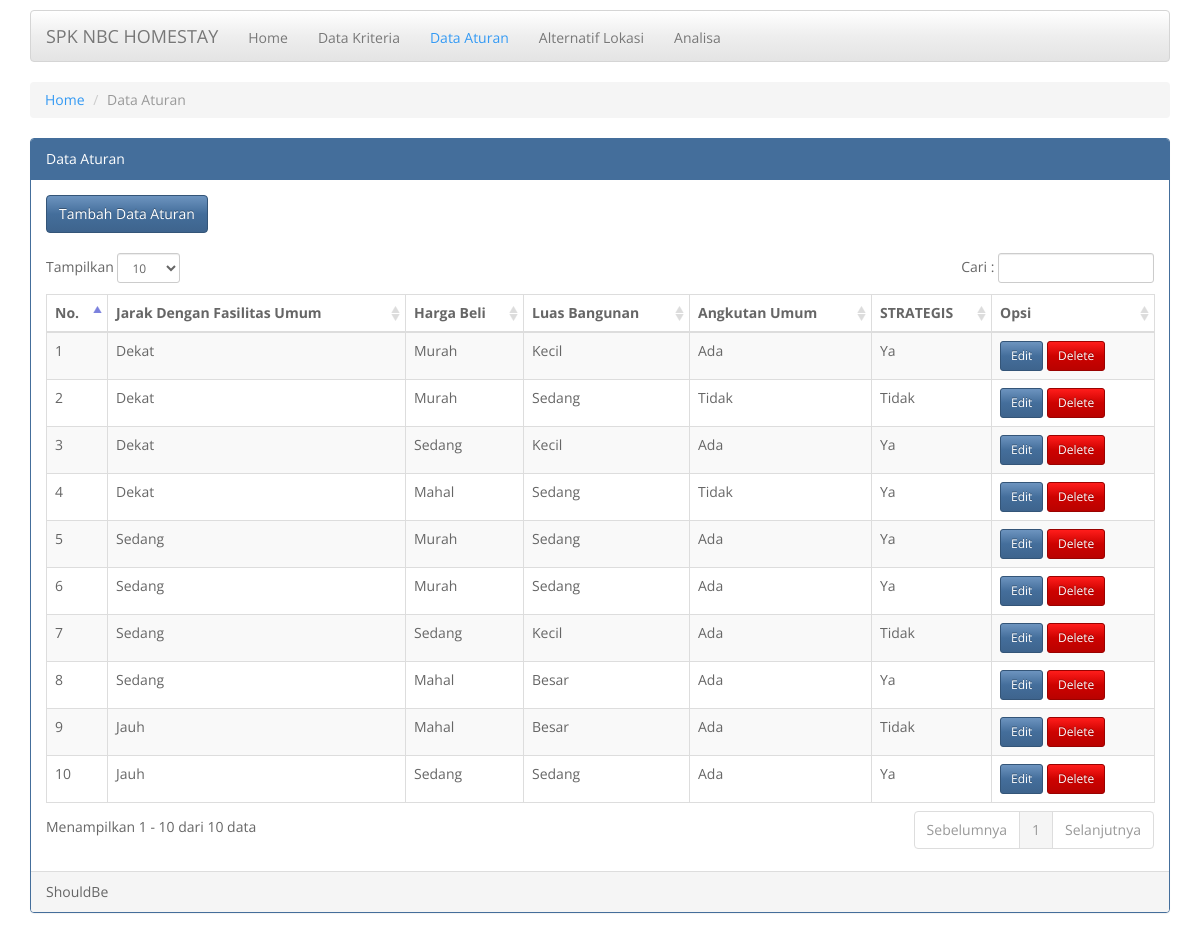
The page /aturan.php on the database its author committed.
### tables this page shows
CREATE TABLE IF NOT EXISTS `kriteria` (
  `id_kriteria` int(11) NOT NULL AUTO_INCREMENT,
  `kriteria` varchar(50) DEFAULT NULL,
  PRIMARY KEY (`id_kriteria`)
);

CREATE TABLE IF NOT EXISTS `aturan` (
  `id_aturan` int(11) NOT NULL AUTO_INCREMENT,
  `k1` varchar(50) DEFAULT NULL,
  `k2` varchar(50) DEFAULT NULL,
  `k3` varchar(50) DEFAULT NULL,
  `k4` varchar(50) DEFAULT NULL,
  `k5` varchar(50) DEFAULT NULL,
  PRIMARY KEY (`id_aturan`)
);

### aturan.php (the view, shortened to what this page needs)
<?php
	include('configdb.php');
?>
<!DOCTYPE html>
<html lang="en"><head><meta http-equiv="Content-Type" content="text/html; charset=UTF-8">
	<link href="ui/css/spacelab.min.css" rel="stylesheet">
	<link rel="stylesheet" type="text/css" href="ui/css/datatables/dataTables.bootstrap.css">
  </head>
  <body>
	<div class="container">
      <nav class="navbar navbar-default">
        <div class="container-fluid">
          <div class="navbar-header">
            <a class="navbar-brand" href="#"><?php echo $_SESSION['judul'];?></a>
          </div>
          <div id="navbar" class="navbar-collapse collapse">
            <ul class="nav navbar-nav">
              <li><a href="index.php">Home</a></li>
              <li><a href="kriteria.php">Data Kriteria</a></li>
              <li class="active"><a href="#">Data Aturan</a></li>
			  <li><a href="alternatif.php">Alternatif Lokasi</a></li>
			  <li><a href="analisa.php">Analisa</a></li>
			</ul>
          </div>
        </div>
      </nav>
		<ol class="breadcrumb">
		  <li><a href="index.php">Home</a></li>
		  <li class="active">Data Aturan</li>
		</ol>
      <div class="panel panel-primary">
		  <div class="panel-heading">Data Aturan</div>
						<?php
							$kriteria = $mysqli->query("select * from kriteria");
							$aturan = $mysqli->query("select * from aturan");
						?>
		  <div class="panel-body table-responsive">
			<a class='btn btn-primary' href='add-aturan.php'> Tambah Data Aturan</a><br /><br />
			<table id="example" class="table table-striped table-bordered" cellspacing="0" width="100%">
			<thead>
				<tr>
					<th>No.</th>
				<?php
					while ($row = $kriteria->fetch_assoc()) {
						echo '<th>'.ucwords($row["kriteria"]).'</th>';
					}
				?>
					<th>Opsi</th>
				</tr>
			</thead>
			<tbody>
										<?php
												$i = 1;
												while ($row = $aturan->fetch_assoc()) {
													echo '<tr>';
													echo '<td>'.$i++.'</td>';
													echo '<td>'.ucwords($row["k1"]).'</td>';
													echo '<td>'.ucwords($row["k2"]).'</td>';
													echo '<td>'.ucwords($row["k3"]).'</td>';
													echo '<td>'.ucwords($row["k4"]).'</td>';
													echo '<td>'.ucwords($row["k5"]).'</td>';
													echo '<td>';
													?>
														  <a href="edit-aturan.php?id=<?php echo $row['id_aturan'];?>" class="btn btn-primary btn-sm"><i class="fa fa-pencil"></i> Edit</a>
														  <a href="del.php?id=<?php echo $row['id_aturan'];?>" onClick="return confirm('Hapus Data Aturan ke-<?php echo $i-1;?> ?');" class="btn btn-danger btn-sm"><i class="fa fa-times"></i> Delete</a></td>
													<?php
													echo '</tr>';
												}
										?>
			</tbody>
			</table>
		  </div>
		  <div class="panel-footer"><?php echo $_SESSION['by'];?><div class="pull-right"></div></div>
		</div>
    </div>
</body></html>

### aturan.php (style rules this page uses)
body { padding-top: 10px; //background-image:url(img/bg_dotted.png); }

### rows shown on the page
kriteria: kriteria "Jarak Dengan Fasilitas Umum"
kriteria: kriteria "Harga Beli"
kriteria: kriteria "Luas Bangunan"
kriteria: kriteria "Angkutan Umum"
kriteria: kriteria "STRATEGIS"
aturan: k1 "Dekat", k2 "Murah", k3 "Kecil", k4 "Ada", k5 "Ya"
aturan: k1 "Dekat", k2 "Murah", k3 "Sedang", k4 "Tidak", k5 "Tidak"
aturan: k1 "Dekat", k2 "Sedang", k3 "Kecil", k4 "Ada", k5 "Ya"
aturan: k1 "Dekat", k2 "Mahal", k3 "Sedang", k4 "Tidak", k5 "Ya"
aturan: k1 "Sedang", k2 "Murah", k3 "Sedang", k4 "Ada", k5 "Ya"
aturan: k1 "Sedang", k2 "Murah", k3 "Sedang", k4 "Ada", k5 "Ya"
aturan: k1 "Sedang", k2 "Sedang", k3 "Kecil", k4 "Ada", k5 "Tidak"
aturan: k1 "Sedang", k2 "Mahal", k3 "Besar", k4 "Ada", k5 "Ya"
aturan: k1 "Jauh", k2 "Mahal", k3 "Besar", k4 "Ada", k5 "Tidak"
aturan: k1 "Jauh", k2 "Sedang", k3 "Sedang", k4 "Ada", k5 "Ya"

### other values the page prints
$_SESSION['judul'] "SPK NBC HOMESTAY"
$_SESSION['by'] "ShouldBe"
